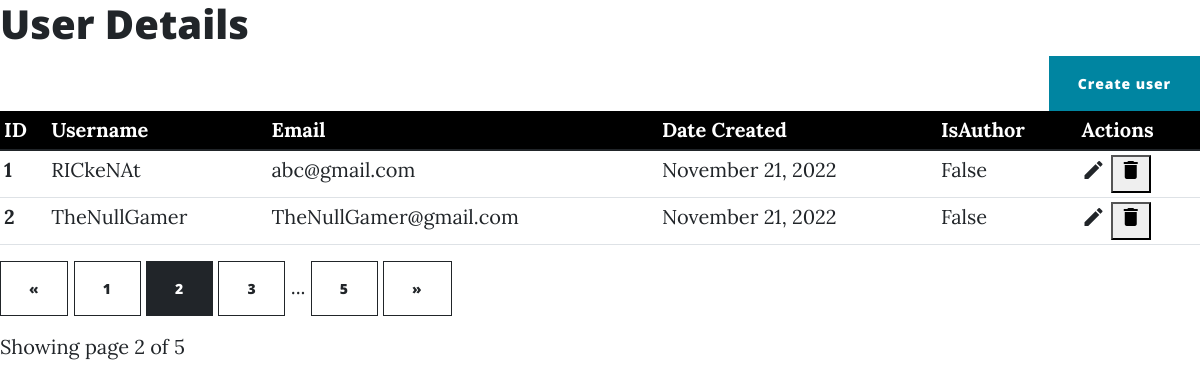
/dashboard/users?page=2 (signed in), run on the app's committed database.
### BetterBlog/models.py (models this page shows, shortened)
class User(db.Model, UserMixin):
    id = db.Column(db.Integer, primary_key=True)
    email = db.Column(db.String(150), unique=True)
    username = db.Column(db.String(150), unique=True)
    password = db.Column(db.String(150))
    date_created = db.Column(db.String(150), default=datetime.now())
    posts = db.relationship('Post', backref="user", passive_deletes=True)
    comments = db.relationship('Comment', backref="user", passive_deletes=True)
    is_Author = db.Column(db.Boolean)  # default = false, preventing user from importing post without verify account

### BetterBlog/controlPanel.py (the view)
@manage.route('/users')
@login_required
def users():
    page = request.args.get('page', 1, type=int)
    pagination = User.query.order_by(User.id).paginate(page=page, per_page=2)
    return render_template("admin/users.html", users=pagination, pagination=pagination)

### BetterBlog/templates/admin/users.html (shortened to what this page needs)
{% import "bootstrap/wtf.html" as wtf %}
{% extends 'admin/adminbase.html' %}
{% block content %}
{% if not is_edit %}
<head>
<h1> User Details</h1>
</head>
<div class="container" style="margin-right: 0px;padding-right: 0px;">
        <div class="row justify-content-end">
            <div class="col-4">
                <button type="button" class="btn btn-primary" style="float:right;">Create user</button>
            </div>
        </div>
</div>
<div class="table-responsive">
    <table class="table table-hover table-sm">
        <thead class="thead" id="thead_dark">
            <tr>
                <th>ID</th>
                <th>Username</th>
                <th>Email</th>
                <th>Date Created</th>
                <th>IsAuthor</th>
                <th>Actions</th>
            </tr>
        </thead>
        <tbody>
            {% for user in users.items %}
            <tr>
                <th scope="row">{{ loop.index }}</th>
                <td>{{ user.username }}</td>
                <td>{{user.email}}</td>
                <td>{{ user.date_created }}</td>
                <td>{{user.is_Author}}</td>
                <td>
                                <a href={{url_for('controlPanel.edit_user',user_id=user.id)}}>
                                    <i class="material-icons" data-toggle="tooltip" title="Edit">&#xE254;</i>
                                </a>
								<button id="{{user.id}}" name="DeleteAuthor" onclick="document.getElementById('deleteEmployeeModal').style.display='block';document.getElementById('delete_user_id').setAttribute('value',this.id)">
                                    <i class="material-icons" data-toggle="tooltip" title="Delete" >&#xE872;</i>
                                </button>
                </td>
            </tr>
            {% endfor %}
        </tbody>
    </table>
</div>
<div class="text-right">
    <a href="{{ url_for('controlPanel.users', page=pagination.prev_num) }}"
       class="btn btn-outline-dark
       {% if pagination.page == 1 %}disabled{% endif %}">
        &laquo;
    </a>
    {% for page_num in pagination.iter_pages(left_edge=1, right_edge=1, left_current=1, right_current=2) %}
{% if page_num %}
            {% if pagination.page == page_num %}
            <a href="{{ url_for('controlPanel.users', page=page_num) }}"
               class="btn btn-dark">
                {{ page_num }}
            </a>
            {% else %}
            <a href="{{ url_for('controlPanel.users', page=page_num) }}"
               class="btn btn-outline-dark">
                {{ page_num }}
            </a>
            {% endif %}
        {% else %}
            ...
        {% endif %}
    {% endfor %}
    <a href="{{ url_for('controlPanel.users', page=pagination.next_num) }}"
       class="btn btn-outline-dark
       {% if pagination.page == pagination.pages %}disabled{% endif %}">
        &raquo;
    </a>
</div>
<p class="text-right mt-3">
   Showing page {{ pagination.page }} of {{ pagination.pages }}
</p>
{% endif %}
{% endblock %}

### data on the page
User: username "RICkeNAt", email "abc@gmail.com", date_created "November 21, 2022", is_Author "False"
User: username "TheNullGamer", email "TheNullGamer@gmail.com", date_created "November 21, 2022", is_Author "False"

### other printed values
{{ page_num }} "1" "3" "5"
{{ page_num }} "2"
{{ pagination.page }} "2"
{{ pagination.pages }} "5"
